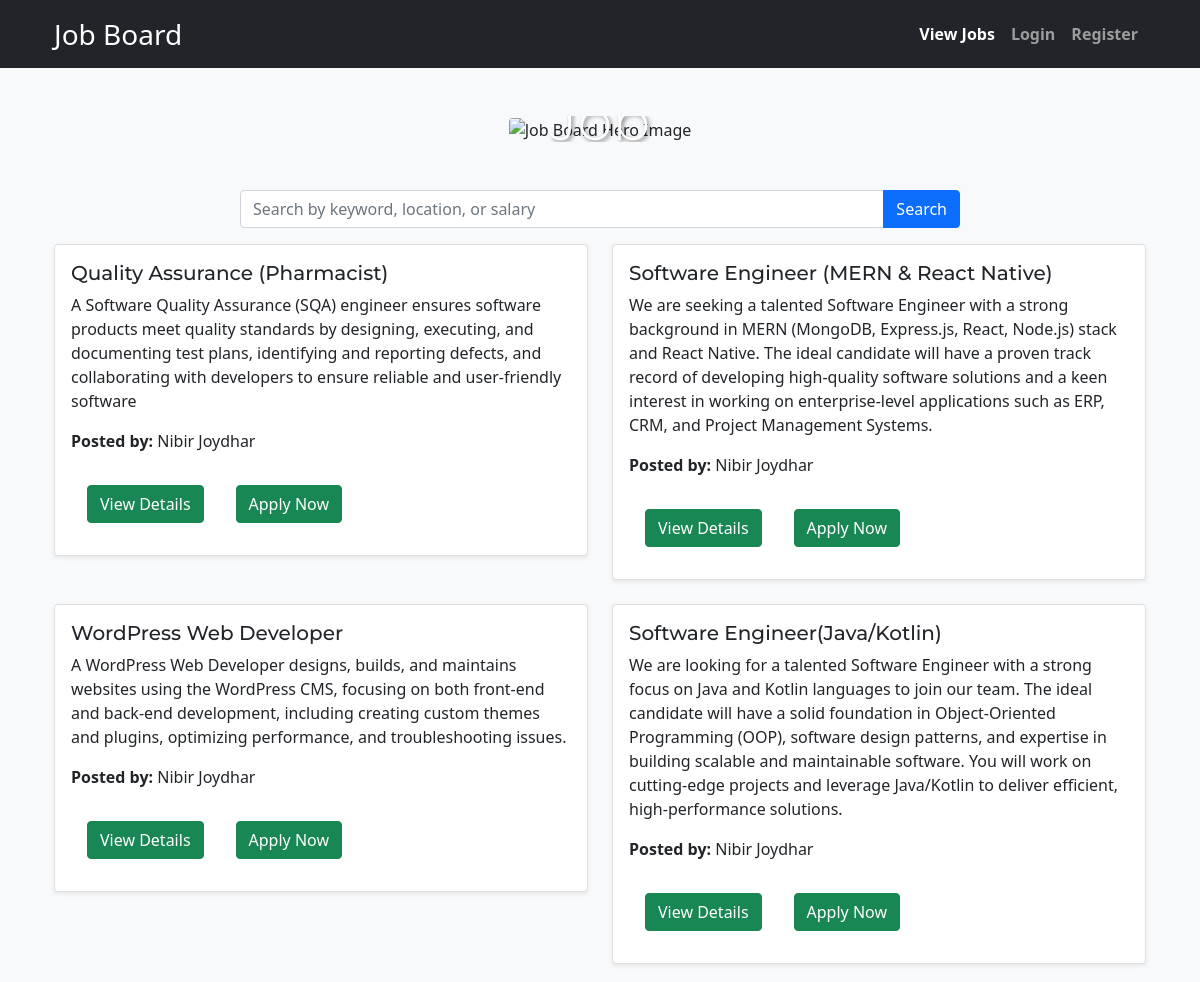
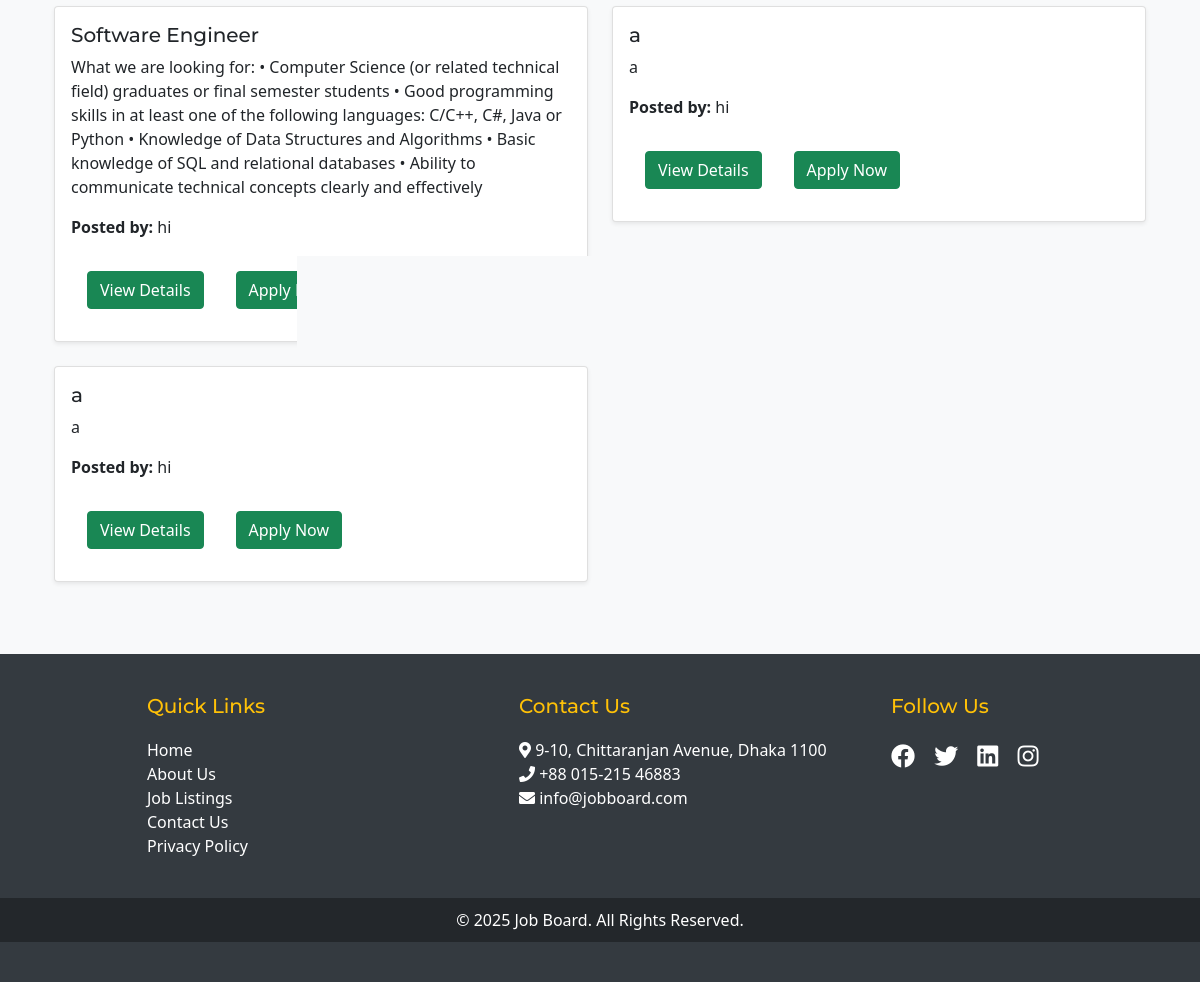
The page / on the database its author committed (2 pictures, top to bottom).
### tables this page shows
CREATE TABLE `jobs` (
  `id` int(11) NOT NULL,
  `title` varchar(255) NOT NULL,
  `description` text NOT NULL,
  `location` varchar(255) NOT NULL,
  `salary` decimal(10,2) NOT NULL,
  `requirements` text DEFAULT NULL,
  `responsibilities` text DEFAULT NULL,
  `employer_id` int(11) NOT NULL,
  `created_at` timestamp NOT NULL DEFAULT current_timestamp()
);

CREATE TABLE `users` (
  `id` int(11) NOT NULL,
  `name` varchar(100) NOT NULL,
  `email` varchar(100) NOT NULL,
  `password` varchar(255) NOT NULL,
  `role` enum('job_seeker','employer','admin') NOT NULL,
  `created_at` timestamp NOT NULL DEFAULT current_timestamp(),
  `status` enum('active','inactive') NOT NULL DEFAULT 'active',
  `is_verified` tinyint(1) DEFAULT 0,
  `verification_code` varchar(255) DEFAULT NULL,
  `reset_token` varchar(255) DEFAULT NULL,
  `reset_expires` datetime DEFAULT NULL
);

### index.php (the view, shortened to what this page needs)
<!DOCTYPE html>
<html>
<head>
    <?php include('headlink.php'); ?>
</head>
<body class="bg-light">
    <?php include('header.php'); ?>
    <div class="toast-container position-fixed top-0 end-0 p-3" style="z-index: 1050;"></div>
    <div class="container mt-5">
        <div class="hero-section text-center mb-5">
            <img src="images/hero.jpg" alt="Job Board Hero Image" class="img-fluid rounded">
            <div class="hero-text">
                <h1 class="display-4">Find Your Dream Job</h1>
            </div>
        </div>
        <div class="row">
            <div class="col-md-8 mx-auto">
                <div class="input-group mb-3">
                    <input type="text" id="search" class="form-control"
                        placeholder="Search by keyword, location, or salary">
                    <button class="btn btn-primary" onclick="searchJobs()">Search</button>
                </div>
            </div>
        </div>
        <div class="row" id="job-listings">
            <?php
            $sql = "SELECT jobs.*, users.name AS employer_name FROM jobs JOIN users ON jobs.employer_id = users.id";
            $result = $conn->query($sql);
            if ($result->num_rows > 0) {
                while ($row = $result->fetch_assoc()) {
                    echo "<div class='col-md-6 mb-4 animate__animated animate__fadeInUp'>";
                    echo "<div class='card shadow-sm'>";
                    echo "<div class='card-body'>";
                    echo "<h5 class='card-title'>" . $row['title'] . "</h5>";
                    echo "<p class='card-text'>" . $row['description'] . "</p>";
                    echo "<p class='card-text'><strong>Posted by:</strong> " . $row['employer_name'] . "</p>";
                    echo "<a href='view_job.php?job_id=" . $row['id'] . "' class='btn btn-success m-3'>View Details</a>";
                    echo "<button class='apply-btn btn btn-success m-3 animate__animated animate__pulse animate__infinite' data-job-id='" . $row['id'] . "'>Apply Now</button>";
                    echo "</div></div></div>";
                }
            } else {
                echo "<div class='col-12 text-center'><p>No jobs posted yet.</p></div>";
            }
            ?>
        </div>
    </div>
    <?php include('footer.php'); ?>
</body>
</html>

### css/styles.css (style rules this page uses)
body { background-color: #f8f9fa; }
.card { border-radius: 12px; }
.btn { border-radius: 8px; }

### css/custom.css (style rules this page uses)
body { background-color: #f8f9fa; }
.card { border: none; border-radius: 10px; transition: transform 0.3s ease; }
.btn-primary { background-color: #007bff; border-color: #007bff; }
.btn-success { background-color: #28a745; border-color: #28a745; }
body { font-family: 'Poppins', sans-serif; }
h1, h2, h3, h4, h5, h6 { font-family: 'Montserrat', sans-serif; }
.hero-section { position: relative; overflow: hidden; border-radius: 10px; }
.hero-section img { width: 100%; height: auto; }
.hero-text { position: absolute; top: 50%; left: 50%; transform: translate(-50%, -50%); color: white; text-shadow: 2px 2px 4px rgba(0, 0, 0, 0.5); }

### rows shown on the page
jobs: title "Quality Assurance (Pharmacist)", description "A Software Quality Assurance (SQA) engineer ensures software products meet quality standards by designing, executing, and documenting test plans, identifying and reporting defects, and collaborating with developers to ensure reliable and user-friendly software", employer.name "Nibir Joydhar"
jobs: title "Software Engineer (MERN & React Native)", description "We are seeking a talented Software Engineer with a strong background in MERN (MongoDB, Express.js, React, Node.js) stack and React Native. The ideal candidate will have a proven track record of developing high-quality software solutions and a keen interest in working on enterprise-level applications such as ERP, CRM, and Project Management Systems.", employer.name "Nibir Joydhar"
jobs: title "WordPress Web Developer", description "A WordPress Web Developer designs, builds, and maintains websites using the WordPress CMS, focusing on both front-end and back-end development, including creating custom themes and plugins, optimizing performance, and troubleshooting issues.", employer.name "Nibir Joydhar"
jobs: title "Software Engineer(Java/Kotlin)", description "We are looking for a talented Software Engineer with a strong focus on Java and Kotlin languages to join our team. The ideal candidate will have a solid foundation in Object-Oriented Programming (OOP), software design patterns, and expertise in building scalable and maintainable software. You will work on cutting-edge projects and leverage Java/Kotlin to deliver efficient, high-performance solutions.", employer.name "Nibir Joydhar"
jobs: title "Software Engineer", description "What we are looking for: • Computer Science (or related technical field) graduates or final semester students • Good programming skills in at least one of the following languages: C/C++, C#, Java or Python • Knowledge of Data Structures and Algorithms • Basic knowledge of SQL and relational databases • Ability to communicate technical concepts clearly and effectively", employer.name "hi"
jobs: title "a", description "a", employer.name "hi"
jobs: title "a", description "a", employer.name "hi"
